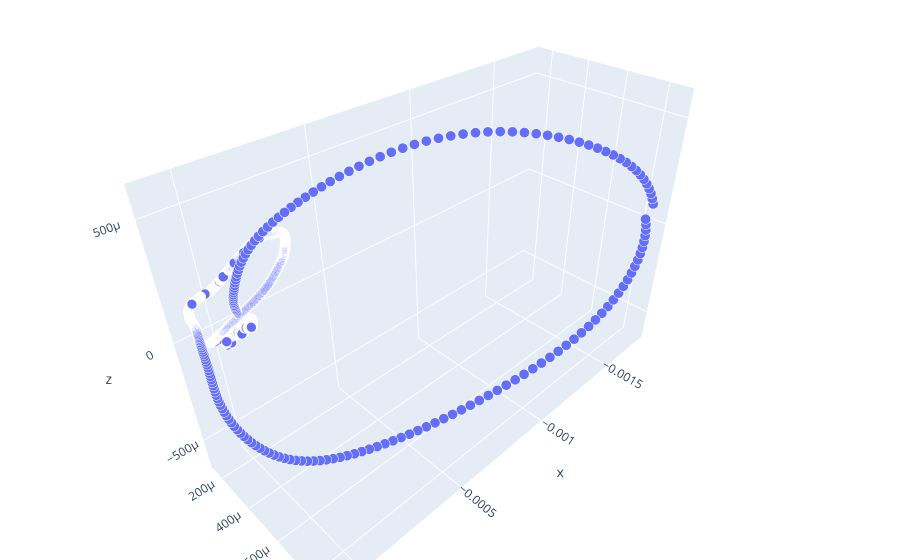

The notebook cell saved with this chart:
### Code cell
input_data = {}
input_data["data_edf"] = 'Data_VECG/ECG_1.edf'
input_data["n_term_start"] = 3
input_data["n_term_finish"] = None
input_data["filt"] = True
input_data["f_sreza"] = 0.7
input_data["f_sampling"] = 2000
input_data["show_ecg"] = True
input_data["plot_3d"] = True
input_data["qrs_loop_area"] = True
input_data["t_loop_area"] = True
input_data["count_qrst_angle"] = True
input_data["mean_filter"] = True
input_data["predict"] = True
input_data["plot_projections"] = True
get_VECG(input_data)

### Figure 1 — Plotly figure (JSON) as saved in the notebook; plotly's stock layout.template omitted (floating-point values rounded to 4 significant figures; data arrays with more than 128 entries replaced by an {"elided": "..."} marker saying what was removed)
{"data": [{"hovertemplate": "x=%{x}<br>y=%{y}<br>z=%{z}<br>size=%{marker.size}<extra></extra>", "legendgroup": "", "marker": {"color": "#636efa", "opacity": 1, "size": {"elided": "2071 int values"}, "sizemode": "area", "sizeref": 1, "symbol": "circle"}, "mode": "markers", "name": "", "scene": "scene", "showlegend": false, "type": "scatter3d", "x": {"elided": "2071 float values"}, "y": {"elided": "2071 float values"}, "z": {"elided": "2071 float values"}}], "layout": {"legend": {"itemsizing": "constant", "tracegroupgap": 0}, "margin": {"b": 0, "l": 0, "r": 0, "t": 0}, "scene": {"domain": {"x": [0, 1], "y": [0, 1]}, "xaxis": {"title": {"text": "x"}}, "yaxis": {"title": {"text": "y"}}, "zaxis": {"title": {"text": "z"}}}}}
